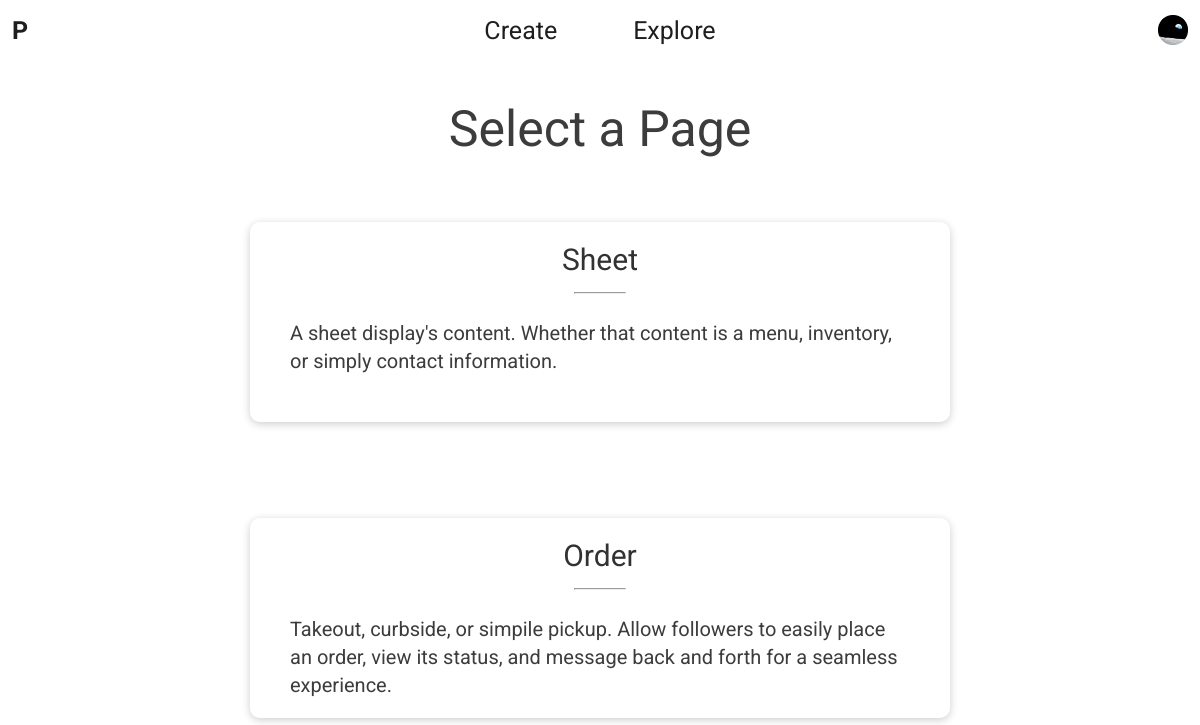
The app's page /create/builder/ (signed in) with its own data.
### builder/models.py (models this page shows)
class PageListing(models.Model):
    name = models.CharField(max_length=LENGTH_SHORT)
    description = models.CharField(max_length=LENGTH_MEDIUM)

### builder/views.py (the view, shortened to what this page needs)
# urls.py: path('create/builder/', views.builder, name='builder'),
def builder(request):
    if request.method == 'GET':
        pageListings = PageListing.objects
        builderForm = BuilderForm(request.GET)
        if not builderForm.is_valid():
            return render(request, 'builder.html', {'pageListings': pageListings.all()})

### builder/templates/builder.html (shortened to what this page needs)
<html>
    {% load static %}
    <head>
        <link rel="stylesheet" type="text/css" href="{% static 'styles/builder.css' %}">
    </head>
    <body>
        {% include 'core.html' %}
        <div class="content">
            <h1>Select a Page</h1>
            <div class="pages">
                {% for pageListing in pageListings %}
                    <a href="{% url 'builder' %}?typee={{ pageListing.name }}">
                        <div class="page">
                            <h1>{{ pageListing.name }}</h1>
                            <hr>
                            <p>{{ pageListing.description }}</p>
                        </div>
                    </a>
                {% endfor %}
            </div>
        </div>
    </body>
</html>

### builder/static/styles/builder.css (style rules this page uses)
.content { align-items: center; }
.content h1 { margin: 5vh 0 0 0; font-size: 50px; font-weight: normal; color: rgb(60, 60, 60); }
.content .pages { width: 100%; display: flex; flex-direction: row; flex-wrap: wrap; justify-content: center; align-items: center; margin-top: 2vh; overflow: auto; }
.content .pages a { margin: 5vmin 5vw; text-decoration: none; }
.content .pages a .page { width: 90vw; max-width: 700px; height: 200px; display: flex; flex-direction: column; margin: 1vh 0 1vh 0; border-radius: 10px; box-shadow: 0 2px 8px 0 rgba(0, 0, 0, 0.2); transition: 0.5s; }
.content .pages a .page h1 { margin: 20px 0 0 0; text-align: center; font-size: 30px; font-weight: normal; color: rgb(50, 50, 50); }
.content .pages a .page hr { width: 50px; margin: 15px auto 0 auto; color: rgb(220, 220, 220); }
.content .pages a .page p { margin: 25px 40px 20px 40px; font-size: 20px; line-height: 28px; color: rgb(60, 60, 60); }

### pages/static/styles/core.css (style rules this page uses)
body { width: 100%; height: 100%; display: flex; flex-direction: column; margin: 0; font-family: Roboto; color: rgb(30, 30, 30); overflow: hidden; }
.content { position: relative; width: 100vw; height: 500px; display: flex; flex-direction: column; flex: 1; overflow: auto; }

### records on screen
PageListing: name "Sheet", description "A sheet display's content. Whether that content is a menu, inventory, or simply contact information."
PageListing: name "Order", description "Takeout, curbside, or simpile pickup. Allow followers to easily place an order, view its status, and message back and forth for a seamless experience."
